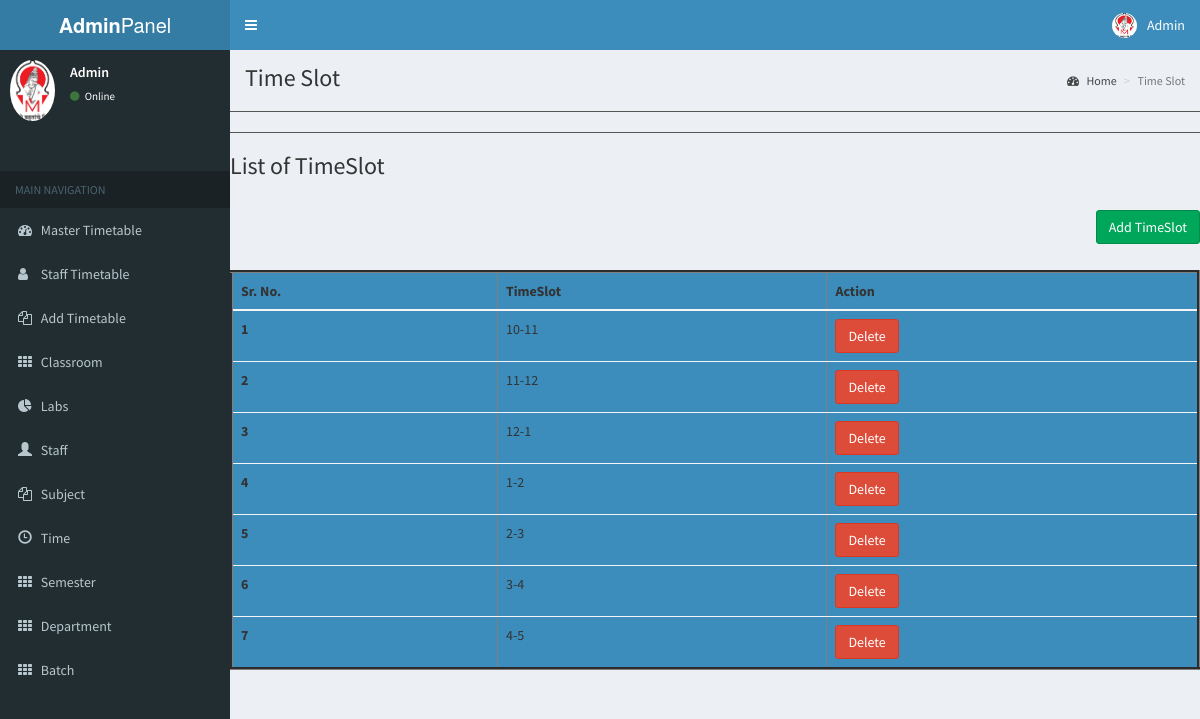
/time.php, run on the app's committed database.
### tables this page shows
CREATE TABLE `timeslots` (
  `id` int unsigned NOT NULL AUTO_INCREMENT,
  `timeslot` varchar(255) NOT NULL,
  PRIMARY KEY (`id`)
);

### time.php (the view, shortened to what this page needs)
<!DOCTYPE html>
<html>
<head>
  <link rel="stylesheet" href="bower_components/bootstrap/dist/css/bootstrap.min.css">
  <link rel="stylesheet" href="bower_components/font-awesome/css/font-awesome.min.css">
  <link rel="stylesheet" href="bower_components/Ionicons/css/ionicons.min.css">
  <link rel="stylesheet" href="bower_components/jvectormap/jquery-jvectormap.css">
  <link rel="stylesheet" href="dist/css/AdminLTE.min.css">
  <link rel="stylesheet" href="dist/css/skins/_all-skins.min.css">
</head>
<body class="hold-transition skin-blue sidebar-mini">
  <div class="wrapper">
    <?php include_once "./partials/header.php" ?>
    <?php include_once "./partials/sidebar.php" ?>
    <div class="content-wrapper">
      <section class="content-header">
        <h1> Time Slot</h1>
        <ol class="breadcrumb">
          <li><a href="dashboard.php"><i class="fa fa-dashboard"></i> Home</a></li>
          <li class="active">Time Slot</li>
        </ol>
      </section>
      <hr>
      <hr>
      <h3 class="tittle-w3-agileits mb-4" style="font: italic;">List of TimeSlot</h3>
      <table class="table" style="background-color: #3c8dbc;" border="3" id="table">
        <thead class="thead-dark">
          <tr>
            <th scope="col">Sr. No.</th>
            <th scope="col">TimeSlot</th>
            <th scope="col">Action</th>
          </tr>
        </thead>
        <tbody><br>
          <a href='addtime.php' class="btn btn-success" style="float: right;">Add TimeSlot</a><br><br><br>
          <?php
          $query = mysqli_query($connection, "SELECT * FROM timeslots");
          $n = 1;
          if ($query) {
            while ($row = mysqli_fetch_array($query)) {
          ?>
              <tr>
                <th scope="row"><?php echo $n; ?></th>
                <td><?php echo $row['timeslot']; ?></td>
                <td><a href='deletetime.php?srno=<?php echo $row['srno']; ?>' class="btn btn-danger">Delete</a></td>
                <?php $n++; ?>
              </tr>
          <?php
            }
          }
          ?>
      </table>
</body>
</html>

### data on the page
timeslots: timeslot "10-11"
timeslots: timeslot "11-12"
timeslots: timeslot "12-1"
timeslots: timeslot "1-2"
timeslots: timeslot "2-3"
timeslots: timeslot "3-4"
timeslots: timeslot "4-5"
